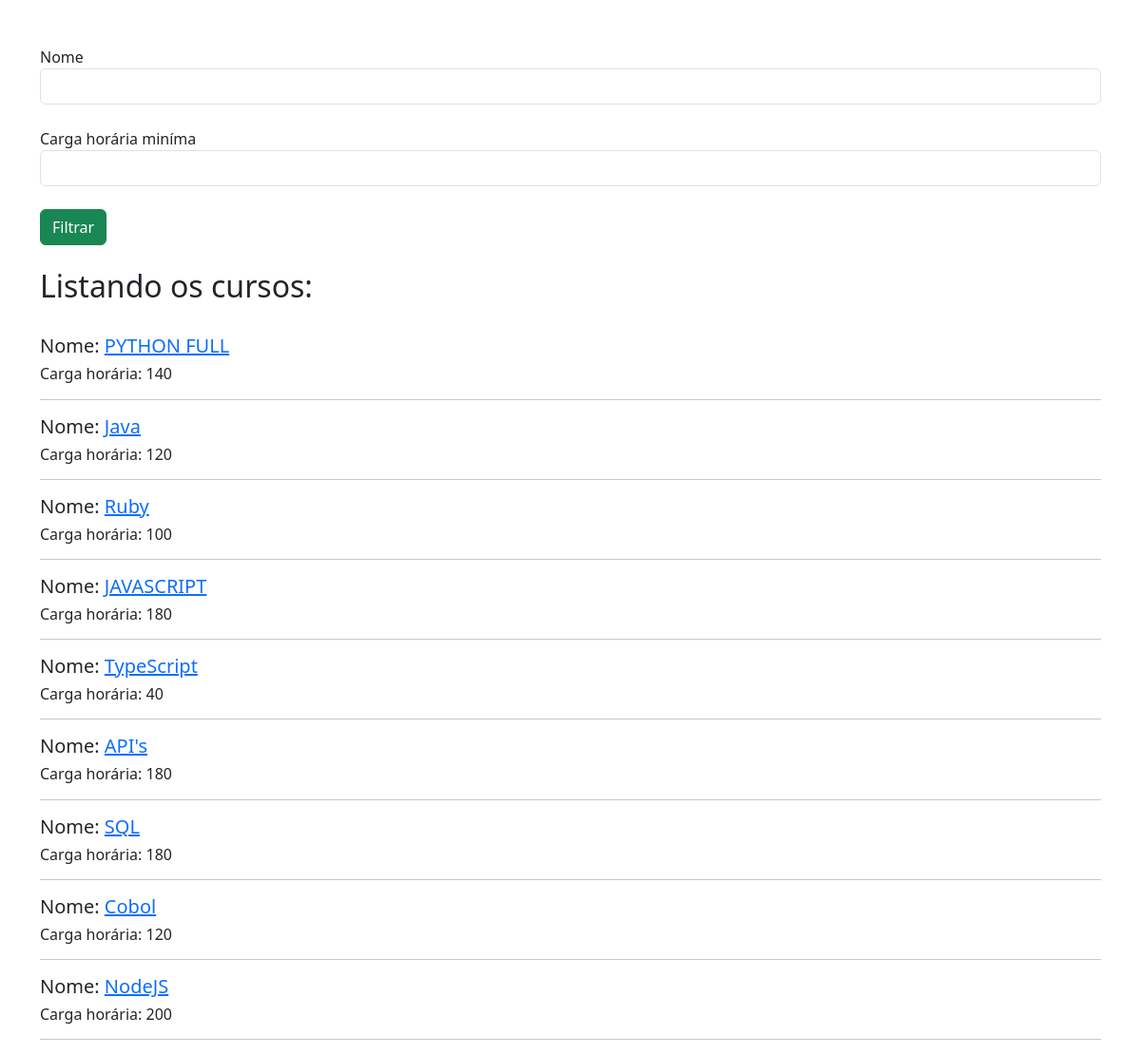
The page /listar_cursos/ on the database as committed earlier.
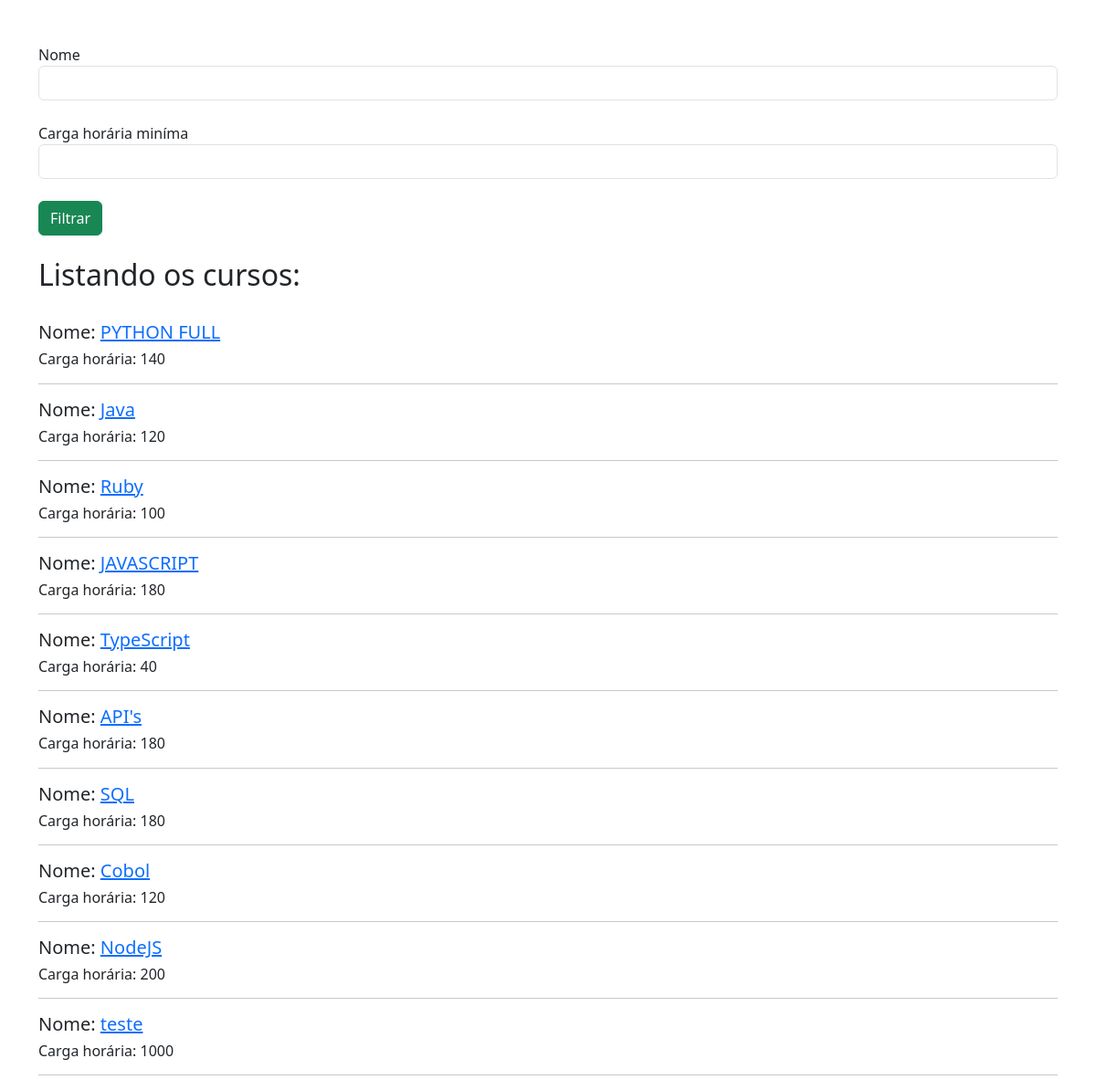
The same page on the database as committed later.
### cursos/models.py (models this page shows, shortened)
class Curso(models.Model):
    nome = models.CharField(max_length=40)
    carga_horaria = models.IntegerField()
    data_criacao = models.DateTimeField()
    ativo = models.BooleanField(default=True)
    imagem = models.ImageField(upload_to='images/')
    descricao = models.TextField(blank=True, null=True)

### cursos/views.py (the view)
# urls.py: path('listar_cursos/', views.listar_cursos, name="listar_cursos"),
def listar_cursos(request):
    nome_filtrar = request.GET.get('nome_filtrar')
    carga_horaria_filtrar = request.GET.get('carga_horaria')
    cursos = Curso.objects.all()
    if nome_filtrar:
        cursos = cursos.filter(nome__contains=nome_filtrar)
    if carga_horaria_filtrar:
        cursos = cursos.filter(carga_horaria__gte=carga_horaria_filtrar)
    return render(request, 'listar_cursos.html', {'cursos': cursos})

### cursos/templates/listar_cursos.html (shortened to what this page needs)
<!doctype html>
<html lang="pt-br">
  <head>
    <link href="https://cdn.jsdelivr.net/npm/bootstrap@5.3.3/dist/css/bootstrap.min.css" rel="stylesheet">
  </head>
  <body>
    <div class="container">
      <br>
      <br>
      <form action="{% url 'listar_cursos' %}" method="GET">
        <label for="">Nome</label>
        <input type="text" name="nome_filtrar" class="form-control">
        <br>
        <label for="">Carga horária miníma</label>
        <input type="number" name="carga_horaria" class="form-control">
        <br>
        <input type="submit" value="Filtrar" class="btn btn-success">
      </form>
      <br>
      <h2>Listando os cursos:</h2>
      <br>
      {% for i in cursos %}
        {% if i.ativo %}
        <h5>Nome: <a href="/ver_curso/{{i.id}}">{{i.nome}}</a></h5>
        <h6>Carga horária: {{i.carga_horaria}}</h6>
        <hr>
        {% endif %}
      {% endfor %}
    </div>
  </body>
</html>

Rows that differ between the two databases and show on the page:
added Curso: nome "teste", carga_horaria "1000"
